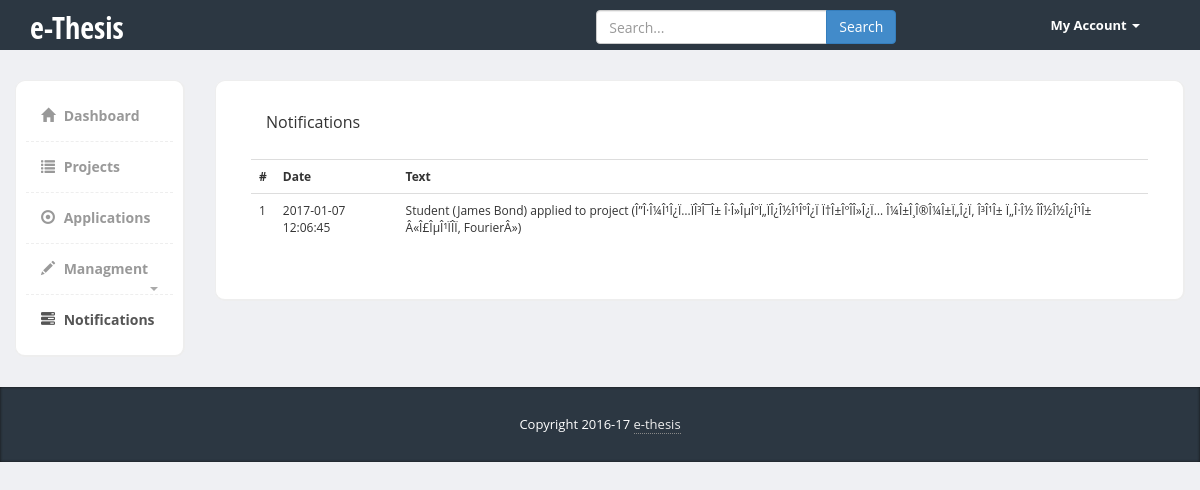
/notifications.php (signed in), run on the app's committed database.
### tables this page shows
CREATE TABLE `notification` (
  `id` int(11) NOT NULL,
  `text` varchar(255) DEFAULT NULL,
  `user_id` int(11) DEFAULT NULL,
  `created_date` timestamp NOT NULL DEFAULT CURRENT_TIMESTAMP
);

### classes/Notification.class.php (called while the page is built, shortened)
<?php
class Notification {
	protected $id;
	protected $text;
	protected $created_date;
	protected function __construct($id, $user_id, $text, $created_date) {
		$this->id = $id;
		$this->text = $text;
		$this->created_date = $created_date;
	}
	public static function getNotificationsByUser($uid) {
		$conn = DBHelper::getDBO();
		$query = 'SELECT `id`,`text`,`created_date` FROM `notification` WHERE `user_id` = ? ORDER BY `created_date` DESC LIMIT 25';
		$stmt = $conn->prepare($query);
		$stmt->bind_param('i', $uid);
		$stmt->execute();
		$stmt->bind_result($id, $text, $created_date);
		$stmt->store_result();
		$notifications = array();
		while($stmt->fetch()) {
			$notifications[] = new Notification($id, $uid, $text, $created_date);
		}
		return $notifications;
	}
	public function getId() {
		return $this->id;
	}
	public function getText() {
		return $this->text;
	}
	public function getCreatedDate() {
		return $this->created_date;
	}
}

### classes/DBHelper.class.php (called while the page is built, shortened)
<?php
class DBHelper {
	protected static $db = null;
	public static function getDBO() {
		$db = new mysqli(ETH_CONF_DB_HOST, ETH_CONF_DB_USERNAME,
				ETH_CONF_DB_PASSWORD, ETH_CONF_DB_DBNAME);
		self::$db = $db;
		return self::$db;
	}
	public static function close(){
		$result = self::$db->close();
		self::$db = null;
		return $result;
	}
}

### views/notifications_user.php (the view)
<table class="table">
	<tr>
		<th>#</th>
		<th>Date</th>
		<th>Text</th>
	</tr>
	<?php
	$notifications = Notification::getNotificationsByUser($user['id']);
	foreach($notifications as $notification) { ?>
		<tr>
			<td><?php echo $notification->getId(); ?></td>
			<td><?php echo $notification->getCreatedDate(); ?></td>
			<td><?php echo $notification->getText(); ?></td>
		</tr>
	<?php }	?>
</table>

### css/styles.css (style rules this page uses)
body { font-family: 'Open Sans', sans-serif; background-color: #f7f7f7; position: relative; margin: 0px; font-size: 12px; padding: 0px; }
body { background-color: #eff0f3; }

### data on the page
notification: id "1", created_date "2017-01-07 12:06:45", text "Student (James Bond) applied to project (Î”Î·Î¼Î¹Î¿Ï…ÏÎ³Î¯Î± Î·Î»ÎµÎºÏ„ÏÎ¿Î½Î¹ÎºÎ¿Ï Ï†Î±ÎºÎ­Î»Î¿Ï… Î¼Î±Î¸Î®Î¼Î±Ï„Î¿Ï‚ Î³Î¹Î± Ï„Î·Î½ Î­Î½Î½Î¿Î¹Î± Â«Î£ÎµÎ¹ÏÎ­Ï‚ FourierÂ»)"

### other printed values
$this->text "Dashboard"
$this->text "Projects"
$this->text "Applications"
$this->text "Managment"
$this->text "Notifications"
